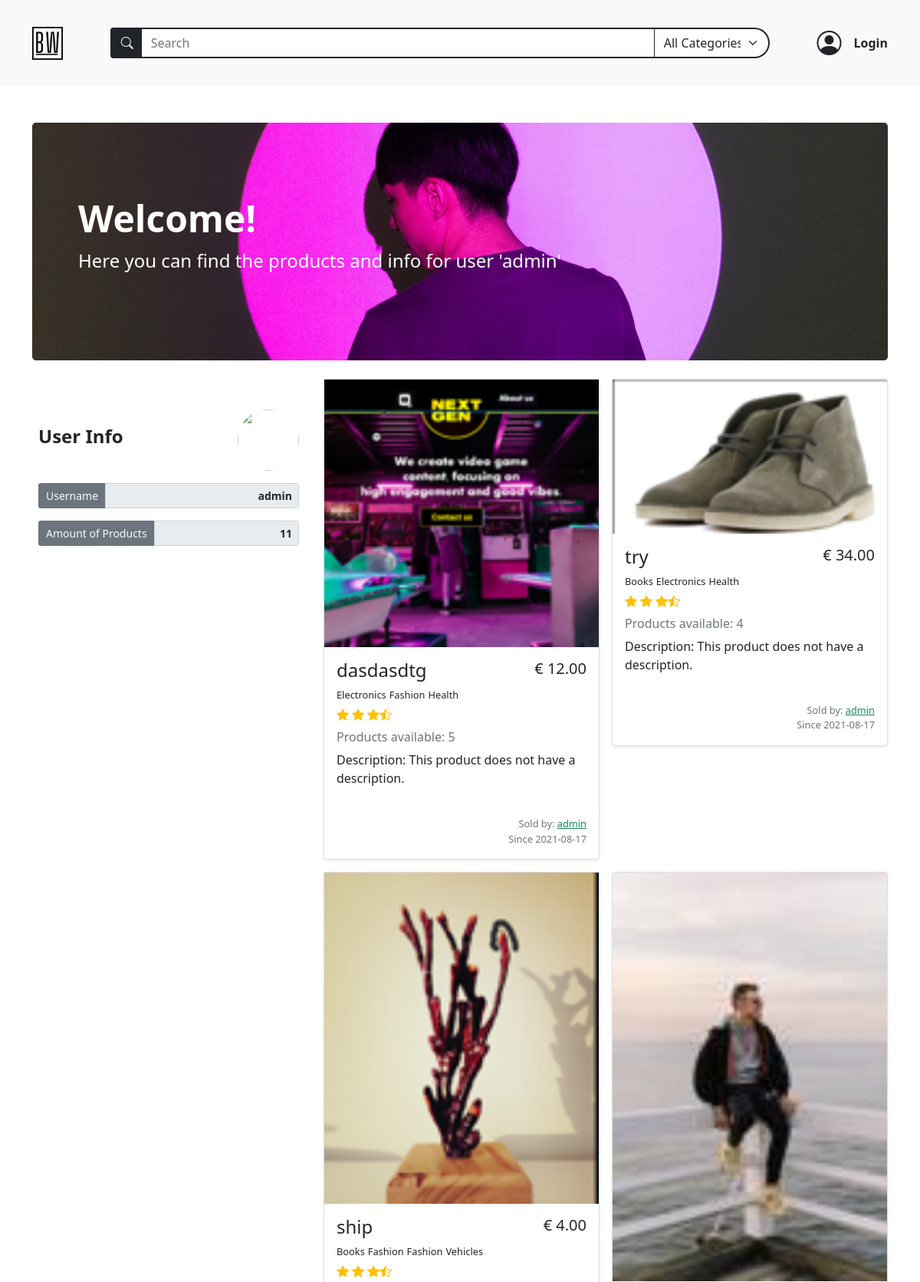
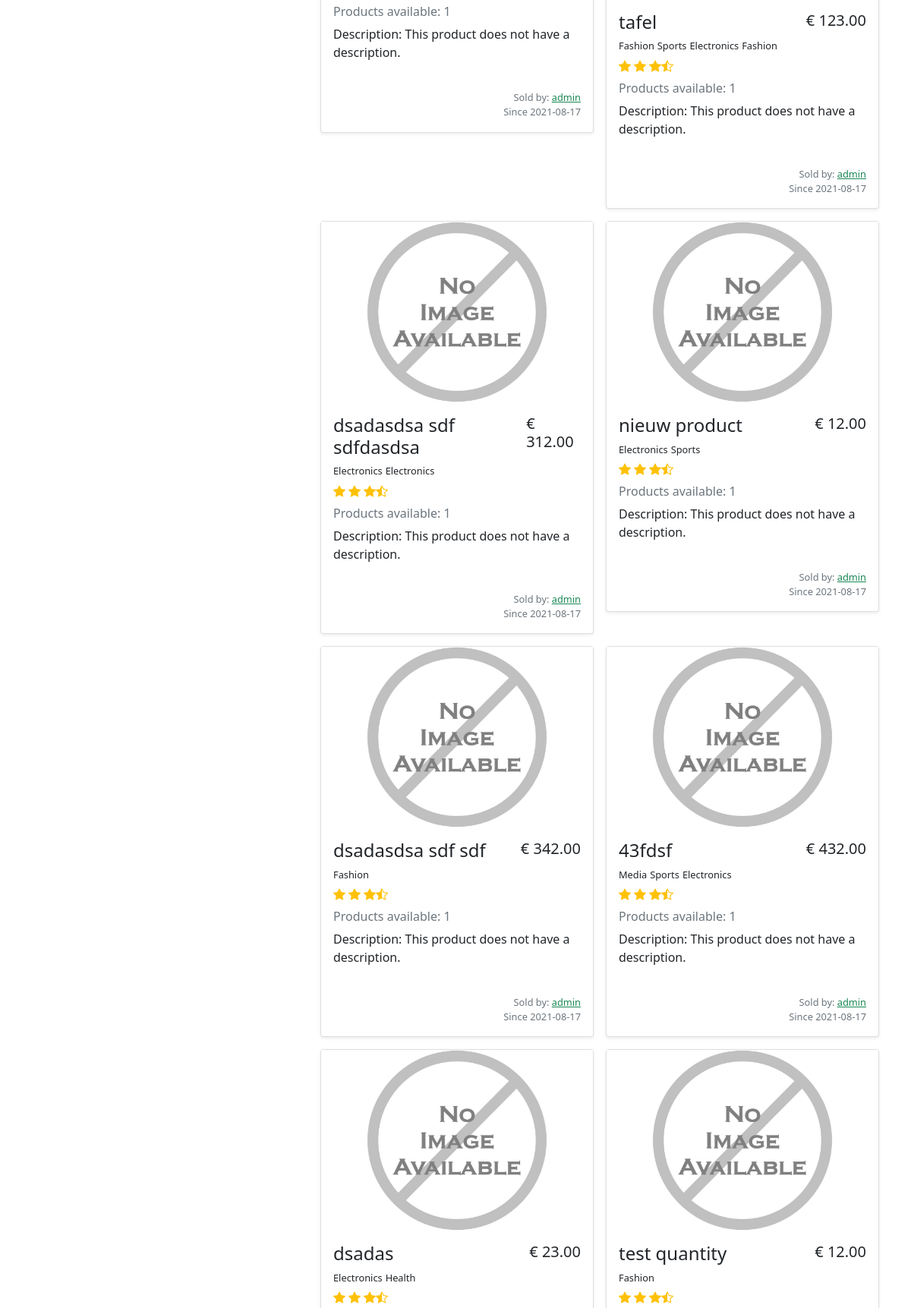
Page /users/1 (upper part) on the committed database (2 pictures, top to bottom).
### models.py (models this page shows)
class BaseModel(db_wrapper.Model):
    class Meta:
        database = db

class User(BaseModel, UserMixin):
    first_name = CharField(index=True, max_length=30, null=True, default="")
    last_name = CharField(max_length=120, null=True, default="")
    address = CharField(max_length=200, null=True, default="")
    city = CharField(max_length=50, null=True, default="")
    country = CharField(max_length=50, null=True)
    cc_number = IntegerField(null=True, default="")
    username = CharField(index=True, max_length=30, unique=True)
    email = CharField(index=True, max_length=50, unique=True)
    password = CharField(max_length=20)
    profile_pic = CharField(null=True, default="default_user.jpg")

class Product(BaseModel):
    name = CharField(max_length=50)
    description = TextField(null=True)
    price_per_unit = DecimalField(
        constraints=[Check("price_per_unit >= 0")],
        decimal_places=2,
        auto_round=True,
        null=True,
        default=0,
        max_digits=10,
    )
    stock = IntegerField(default=1)
    owner = ForeignKeyField(User, backref="products")
    product_pic = CharField(null=True, default="default_product.jpg")
    date_posted = DateTimeField(formats="%Y-%m-%d %H:%M", default=datetime.now())

class ProductTag(BaseModel):
    product = ForeignKeyField(Product, index=True, backref="tags")
    tag = ForeignKeyField(Tag, index=True, backref="products")

class Tag(BaseModel):
    name = CharField(unique=True, max_length=30)

### routes.py (the view)
@app.route("/users/<int:user_id>")
def user_profile(user_id):
    if not current_user.is_anonymous:
        if user_id == current_user.id:
            return redirect(url_for("account"))
    register_form = RegistrationForm(prefix="register_form")
    login_form = LoginForm(prefix="login_form")
    search_form = SearchForm(prefix="search_form")
    user_products = list_user_products(user_id)
    search_form.search_tag.choices = get_alpha_tag_names()
    users = User.select().where(User.id == user_id)
    user = get_object_or_404(users, User.id == user_id)
    profile_pic = (url_for("static", filename=f"/profile_pics/{user.profile_pic}"),)
    return render_template(
        "user_profile.html",
        title=user.username,
        user=user,
        user_products=user_products,
        all_products=Product.select(),
        login_form=login_form,
        register_form=register_form,
        search_form=search_form,
        bannerinfo={
            "banner_bg": "user-profile-banner",
            "banner_h1": "Welcome!",
            "banner_text": f"Here you can find the products and info for user '{user.username}'",
        },
        profile_pic=profile_pic,
    )

### forms.py (shortened to what this page needs)
class RegistrationForm(FlaskForm):
    username = StringField(
        "Username",
        validators=[InputRequired(), Length(min=2, max=30)],
    )
    email = StringField(
        "Email", validators=[InputRequired(), Length(min=5, max=50), Email()]
    )
    password = PasswordField(
        "Set Password",
        validators=[
            InputRequired(),
            EqualTo(
                "password_confirm", message="Password must be identical in both inputs"
            ),
            Length(min=5, max=20),
        ],
    )
    password_confirm = PasswordField("Confirm Password", validators=[InputRequired()])
    submit = SubmitField("Sign Up")

class LoginForm(FlaskForm):
    email = StringField(
        "Email", validators=[InputRequired(), Length(min=2, max=50), Email()]
    )
    password = PasswordField("Your Password", validators=[InputRequired()])
    login = SubmitField("Login!")

### main.py (called while the page is built)
def list_user_products(user_id) -> list[Product]:
    user_products = (
        Product.select()
        .join(User)
        .where(Product.owner == user_id)
        .order_by(Product.id.desc())
    )
    return user_products

def get_alpha_tag_names() -> tuple[
    Tag
]:  # deze kan mss weg of in de form zelf zetten, tags zijn statisch nu
    tags = Tag.select().order_by(Tag.name)
    tag_list = [(tag.name, tag.name) for tag in tags]
    tag_list.insert(0, ("All", "All Categories"))
    return tag_list

### templates/user_profile.html
{% extends 'base.html' %} {% block content %}
{% macro user_profile(name="", value="", class="form-control border border-2
border-secondary") %}
<div class="form-group col-md-12">
  <div class="input-group input-group-sm">
    <span
      class="
        input-group-text
        bg-secondary
        text-light
        border border-2 border-secondary
      "
      >{{name}}
    </span>
    <input
      class="form-control text-end fw-bold"
      type="text"
      value="{{value}}"
      aria-label="Disabled input example"
      disabled
      readonly
    />
  </div>
</div>
{% endmacro %}
<div class="container mb-3 py-5">
  {% include "banner.html" %}
  <div class="row">
    <div class="col-lg-4">
      <div class="position-sticky my-4 container p-0" style="top: 6rem">
        <div class="row g-3 m-auto">
          <div class="d-flex justify-content-between align-items-center">
            <h4 class="mb-2 fw-bolder">User Info</h4>
            <img
              style="width: 80px; height: 80px; object-fit: cover"
              class="rounded-circle"
              src="{{  profile_pic  }}"
              alt=""
            />
          </div>
          {{user_profile(name="Username", value= user.username)}}
          {{user_profile(name="Amount of Products", value= user_products |
          length)}}
        </div>
      </div>
    </div>
    <div class="col-lg-8 container ms-0">
      {% if user_products | length == 0 %}
      <div class="card text-center my-4">
        <div class="card-header">No products available!!!</div>
        <div class="card-body">
          <h5 class="card-title">User has no products.</h5>
          <p class="card-text">
            {{user.username}} has not added products to sell. Please check
            another user.
          </p>
          <a href="{{url_for('home')}}" class="btn btn-warning text-dark"
            >Get me back to the homepage.</a
          >
        </div>
      </div>
      {% else %}
      <div class="album">
        <div class="row row-cols-1 row-cols-md-2 g-3">
          {% for product in user_products %} {% include
          "product_in_search_results.html" %} {% endfor %}
        </div>
      </div>
      {% endif %}
    </div>
  </div>
</div>
{% endblock content %}

### templates/product_in_search_results.html (shortened to what this page needs)
<div class="col" id="productID-{{product.id}}">
  <div class="card shadow-sm">
    <img
      src="{{  url_for('static', filename='/product_pics/' + product.product_pic)  }}"
      alt="{{ product.name }}"
    />
    <div class="card-body h-100">
      <div class="d-flex justify-content-between">
        <h4>{{ product.name }}</h4>
        <h5>€ {{ "%.2f"|format(product.price_per_unit) }}</h5>
      </div>
      <ul class="d-flex p-0 mb-0">
        {% if product.tags %} {% for producttags in product.tags %}
        <span class="pe-1 fs-small"> {{producttags.tag.name}}</span>
        {% endfor %} {% else %}
        <span class="pe-1 fs-small">This product has no categories.</span>
        {% endif %}
      </ul>
      <div class="d-flex text-warning py-1">
        <i class="bi bi-star-fill"></i>
        <i class="bi bi-star-fill mx-1"></i>
        <i class="bi bi-star-fill"></i>
        <i class="bi bi-star-half"></i>
      </div>
      <h6 class="text-muted my-0 mt-1 mb-2">
        Products available: {{product.stock}}
      </h6>
      <p class="card-text mt-2" style="min-height: 70px">
        Description: {% if product.description %} {{ product.description }} {%
        else %} This product does not have a description. {% endif %}
      </p>
      <div class="d-flex justify-content-between">
        <div class="text-muted fs-small m-0 p-0 ms-auto">
          <p class="m-0 text-end">
            Sold by: {% if current_user.username == product.owner.username %}
            <small>You</small>
            {% else %}
            <a
              class="text-success"
              href="{{url_for('user_profile', user_id=product.owner.id)}}"
              >{{ product.owner.username }}</a
            >
            {% endif %}
          </p>
          <p class="m-0">Since {{product.date_posted[0:10]}}</p>
        </div>
      </div>
    </div>
  </div>
</div>

### static/styles.css (style rules this page uses)
#categorySelect { border-top-right-radius: 25px !important ; border-bottom-right-radius: 25px !important ; }
.fs-small { font-size: 0.8rem; }

### rows in the picture
User: username "admin"
Product: product_pic (picture), name "dasdasdtg", price_per_unit "12.00", stock "5", shows "This product does not have a description.", owner.username "admin", date_posted "2021-08-17"
ProductTag: tag.name "Electronics"
ProductTag: tag.name "Fashion"
ProductTag: tag.name "Health"
Product: product_pic (picture), name "try", price_per_unit "34.00", stock "4", shows "This product does not have a description.", owner.username "admin", date_posted "2021-08-17"
ProductTag: tag.name "Books"
ProductTag: tag.name "Electronics"
ProductTag: tag.name "Health"
Product: product_pic (picture), name "ship", price_per_unit "4.00", stock "1", shows "This product does not have a description.", owner.username "admin", date_posted "2021-08-17"
ProductTag: tag.name "Books"
ProductTag: tag.name "Fashion"
ProductTag: tag.name "Fashion"
ProductTag: tag.name "Vehicles"
Product: product_pic (picture), name "tafel", price_per_unit "123.00", stock "1", shows "This product does not have a description.", owner.username "admin", date_posted "2021-08-17"
ProductTag: tag.name "Fashion"
ProductTag: tag.name "Sports"
ProductTag: tag.name "Electronics"
ProductTag: tag.name "Fashion"
Product: product_pic (placeholder picture), name "dsadasdsa sdf sdfdasdsa", price_per_unit "312.00", stock "1", shows "This product does not have a description.", owner.username "admin", date_posted "2021-08-17"
ProductTag: tag.name "Electronics"
ProductTag: tag.name "Electronics"
Product: product_pic (placeholder picture), name "nieuw product", price_per_unit "12.00", stock "1", shows "This product does not have a description.", owner.username "admin", date_posted "2021-08-17"
ProductTag: tag.name "Electronics"
ProductTag: tag.name "Sports"
Product: product_pic (placeholder picture), name "dsadasdsa sdf sdf", price_per_unit "342.00", stock "1", shows "This product does not have a description.", owner.username "admin", date_posted "2021-08-17"
ProductTag: tag.name "Fashion"
Product: product_pic (placeholder picture), name "43fdsf", price_per_unit "432.00", stock "1", shows "This product does not have a description.", owner.username "admin", date_posted "2021-08-17"
ProductTag: tag.name "Media"
ProductTag: tag.name "Sports"
ProductTag: tag.name "Electronics"
Product: product_pic (placeholder picture), name "dsadas", price_per_unit "23.00"
ProductTag: tag.name "Electronics"
ProductTag: tag.name "Health"
Product: product_pic (placeholder picture), name "test quantity", price_per_unit "12.00"
ProductTag: tag.name "Fashion"

### other values in the picture
{{ bannerinfo.banner_h1 }} "Welcome!"
{{ bannerinfo.banner_text }} "Here you can find the products and info for user 'admin'"
{{ name }} "Username Amount of Products"
